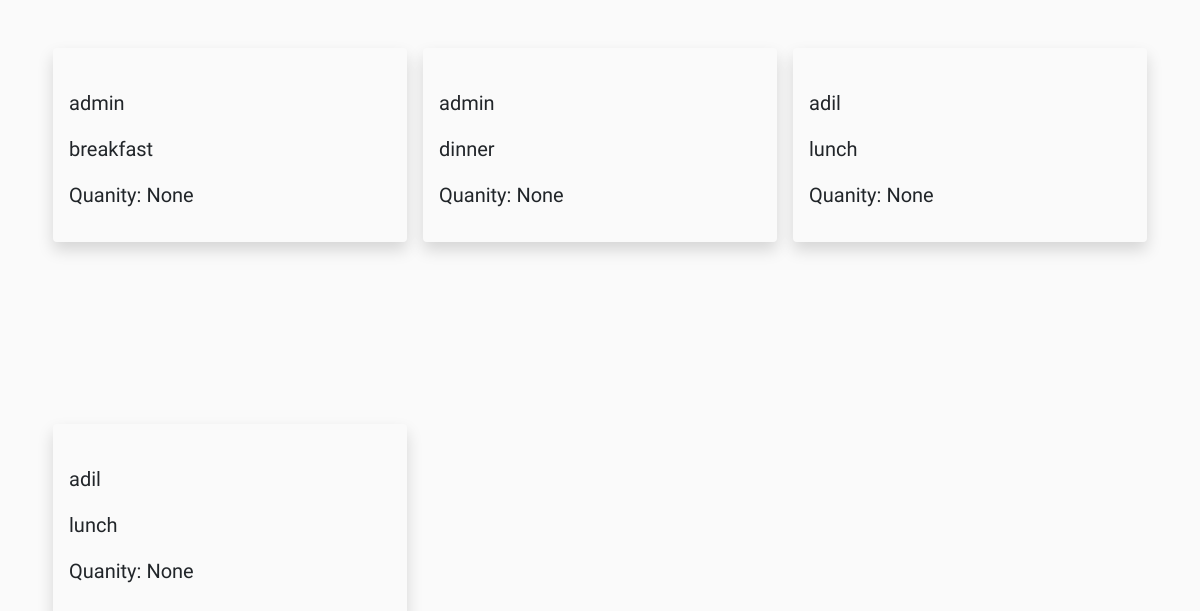
/orders (signed in), run on an earlier commit of the app's database.
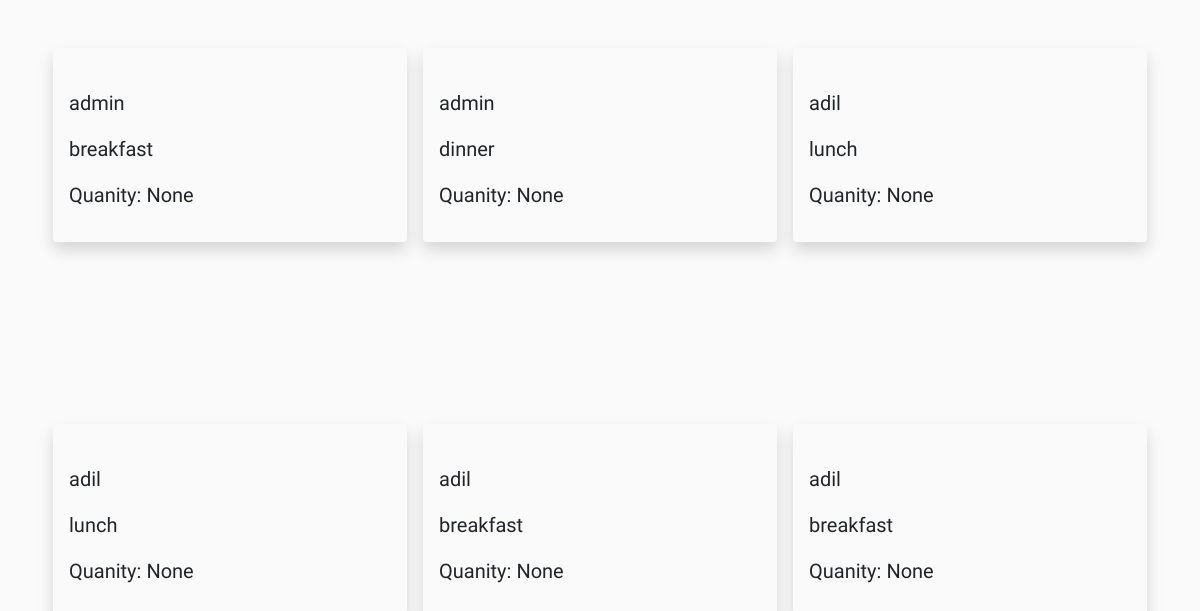
And on a later commit of the database.
### core/models.py (models this page shows)
class Order(models.Model):
    food = models.TextField(null=True)
    category = models.CharField(max_length=150)
    user = models.ForeignKey(User, on_delete=models.CASCADE)
    quantity = models.IntegerField(null=True)
    isAccepted = models.BooleanField(default=False)

### core/views.py (the view)
# urls.py: path('orders', views.adminpage, name='adminpage'),
@login_required(login_url='login')
def adminpage(request):
    order = Order.objects.all()
    context = {
        "orders" : order
    }
    return render(request, 'adminpage.html', context)

### core/templates/adminpage.html (shortened to what this page needs)
{% load static %}
<!doctype html>
<html lang="en">
  <head>
        <link rel="stylesheet" href="https://stackpath.bootstrapcdn.com/bootstrap/4.3.1/css/bootstrap.min.css">
        <link rel="stylesheet" href="{% static 'css/style.css' %}">
    </head>
  <body>
    <div class="container row mt-5">
      <a href="{% url 'home' %}">
        <div class="go-home d-flex justify-content-center align-items-center">
          <lottie-player src="https://assets10.lottiefiles.com/private_files/lf30_bxgjo2wa.json"  background="transparent"  speed="1"  style="width: 80px; height: 80px;"  loop autoplay></lottie-player>
        </div>
      </a>
        {% for order in orders %}
        <div class="px-2 col-xlg-4 col-lg-4 col-md-4 col-sm-6 col-12">
            <div class="w-100 shadow rounded py-3 px-3">
                <div class="image-section">
                </div>
                <p>{{order.user}}</p>
                <p>{{order.category}}</p>
                <p>Quanity: {{order.quantity}}</p>
            </div>
        </div>
        {% endfor %}
    </div>
  </body>
</html>

### static/css/style.css (style rules this page uses)
* { margin: 0; padding: 0; box-sizing: border-box; }
body { position: relative; }
.go-home { position: absolute; left: 100px; top: 70px; cursor: pointer; }
a { text-decoration: none; color: black; }
body { display: flex; justify-content: center; min-height: 100vh; background-color: #fafafa; }
p { font-family: 'Dancing Script', cursive; font-size: 20px; text-align: justify; }

What changed in the data, as far as the page shows it:
added Order: user "adil", category "breakfast", quantity "None"
added Order: user "adil", category "breakfast", quantity "None"
